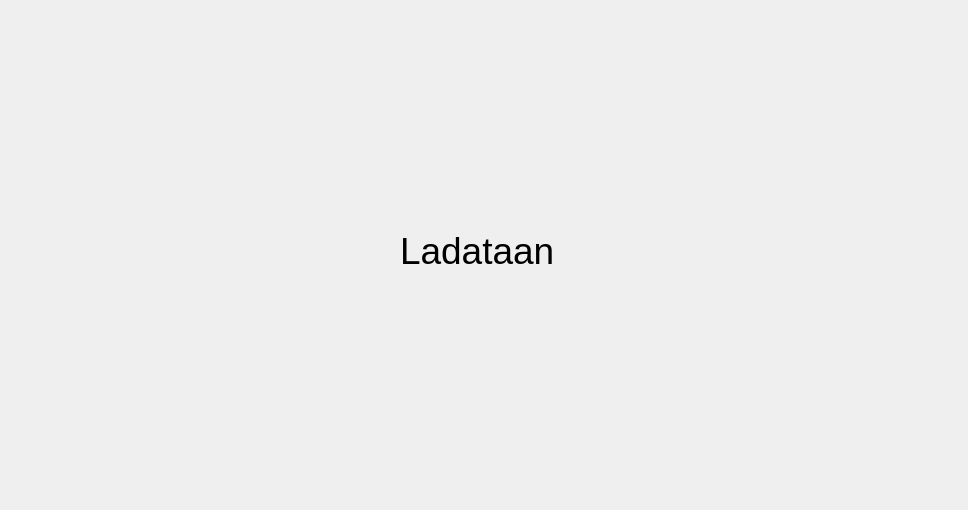
<?xml version="1.0" encoding="UTF-8"?>
<ui version="4.0">
 <class>BankSimulEXE</class>
 <widget class="QWidget" name="BankSimulEXE">
  <property name="geometry">
   <rect>
    <x>0</x>
    <y>0</y>
    <width>968</width>
    <height>510</height>
   </rect>
  </property>
  <property name="windowTitle">
   <string>BankSimulEXE</string>
  </property>
  <widget class="QLabel" name="label">
   <property name="geometry">
    <rect>
     <x>400</x>
     <y>200</y>
     <width>291</width>
     <height>101</height>
    </rect>
   </property>
   <property name="font">
    <font>
     <pointsize>28</pointsize>
    </font>
   </property>
   <property name="text">
    <string>Ladataan</string>
   </property>
  </widget>
 </widget>
 <layoutdefault spacing="6" margin="11"/>
 <resources/>
 <connections/>
</ui>
